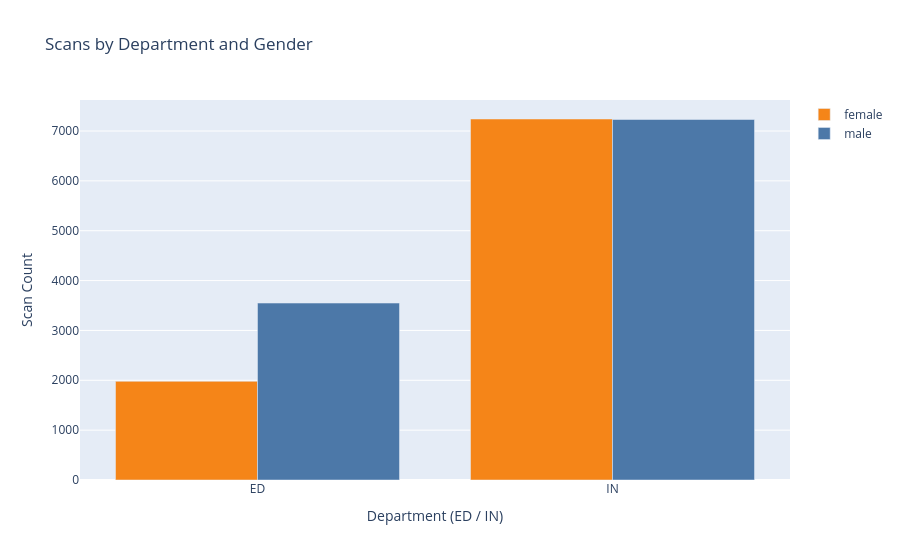

Notebook cell for this chart:
### Code cell
# 1b. department × gender
fig_dept = px.bar(
    dist_df.groupby(["patient_class", "gender"], as_index=False)["scans"].sum(),
    x="patient_class", y="scans", color="gender", barmode="group",
    title="Scans by Department and Gender",
    labels={"patient_class": "Department (ED / IN)", "scans": "Scan Count"},
    color_discrete_map={"male": "#4c78a8", "female": "#f58518"},
)
fig_dept.update_layout(legend_title_text="")
fig_dept.show()

### Figure 1 — Plotly figure (JSON) as saved in the notebook; plotly's stock layout.template omitted (floating-point values rounded to 4 significant figures)
{"data": [{"alignmentgroup": "True", "hovertemplate": "gender=female<br>Department (ED / IN)=%{x}<br>Scan Count=%{y}<extra></extra>", "legendgroup": "female", "marker": {"color": "#f58518", "pattern": {"shape": ""}}, "name": "female", "offsetgroup": "female", "orientation": "v", "showlegend": true, "textposition": "auto", "type": "bar", "x": ["ED", "IN"], "xaxis": "x", "y": [1979, 7241], "yaxis": "y"}, {"alignmentgroup": "True", "hovertemplate": "gender=male<br>Department (ED / IN)=%{x}<br>Scan Count=%{y}<extra></extra>", "legendgroup": "male", "marker": {"color": "#4c78a8", "pattern": {"shape": ""}}, "name": "male", "offsetgroup": "male", "orientation": "v", "showlegend": true, "textposition": "auto", "type": "bar", "x": ["ED", "IN"], "xaxis": "x", "y": [3549, 7231], "yaxis": "y"}], "layout": {"barmode": "group", "legend": {"title": {"text": ""}, "tracegroupgap": 0}, "title": {"text": "Scans by Department and Gender"}, "xaxis": {"anchor": "y", "domain": [0.0, 1.0], "title": {"text": "Department (ED / IN)"}}, "yaxis": {"anchor": "x", "domain": [0.0, 1.0], "title": {"text": "Scan Count"}}}}
